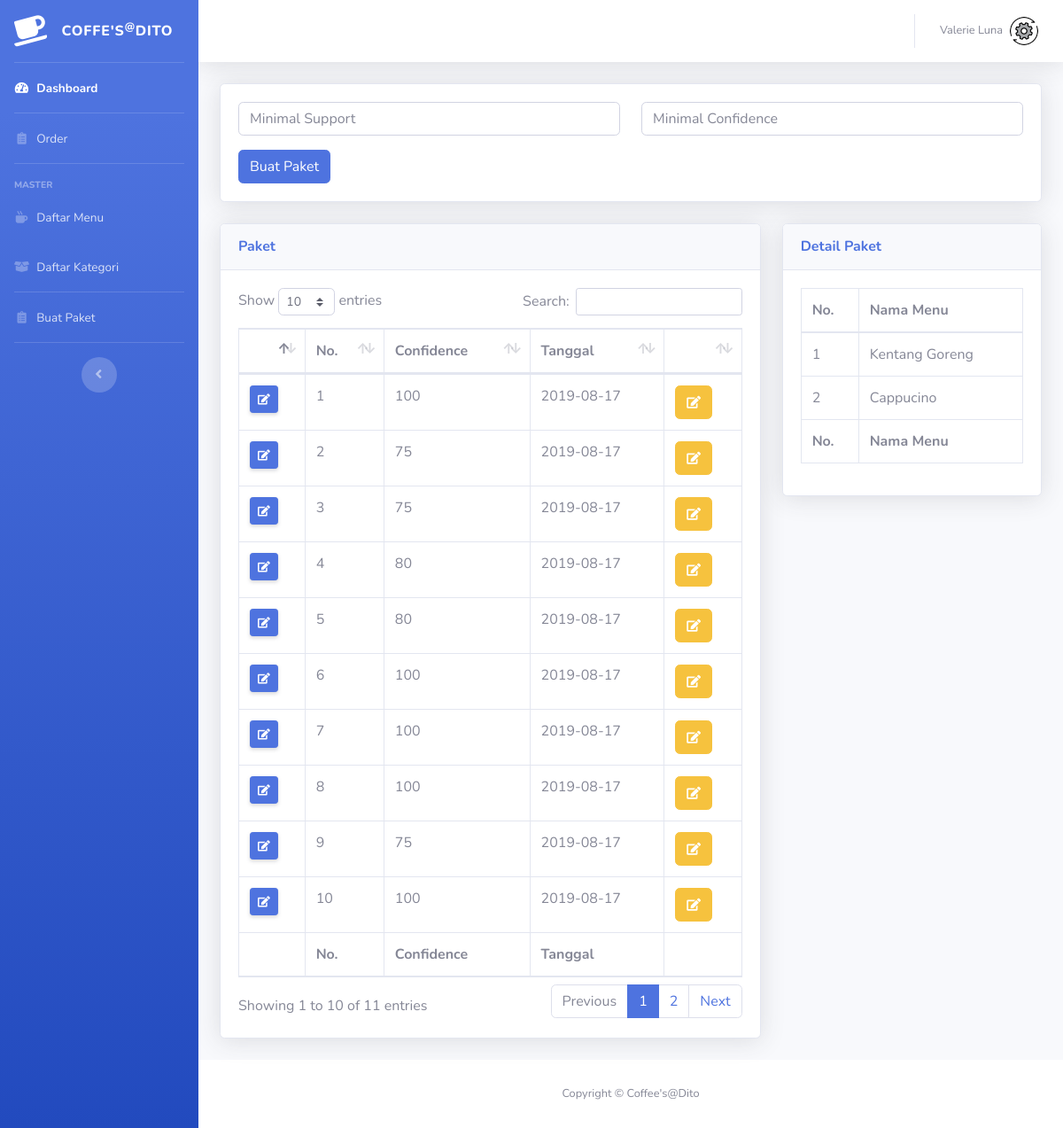
The app's page /index.php/apriori/detail_assoc/5 with its own data.
### tables this page shows
CREATE TABLE `temp_assoc` (
  `id_assoc` int(11) NOT NULL,
  `confidence` int(11) NOT NULL,
  `tgl_assoc` date NOT NULL
);

CREATE TABLE `menu` (
  `id_menu` int(11) NOT NULL,
  `nama_menu` varchar(20) NOT NULL,
  `kode` varchar(10) NOT NULL,
  `id_group` int(11) NOT NULL,
  `id_paket` int(11) NOT NULL,
  `harga` int(11) NOT NULL,
  `disct_` int(11) NOT NULL,
  `gross_amount` int(11) NOT NULL,
  `gambar` varchar(200) NOT NULL
);

### application/controllers/Apriori.php (called while the page is built, shortened)
<?php
class Apriori extends CI_Controller {
	public function detail_assoc($id){
		$data['page'] = 'Buat Paket';
		$data['assoc'] = $this->model->get_assoc()->result();
		$data['kategori'] = $this->model->getAll('menu_grup')->result();
		$data['detail'] = $this->model->get_detail_assoc($id)->result();
		$data['content'] = 'pages/Buat_paket';
		$this->load->view('template/main', $data);
	}
}

### index.php (called while the page is built, shortened)
<?php
require_once BASEPATH.'core/CodeIgniter.php';

### application/models/model.php (called while the page is built, shortened)
<?php
class Model extends CI_Model {
	public function get_assoc()
	{
		$this->db->select('*');
		$this->db->from('temp_assoc');
		return $this->db->get();
	}
	public function get_detail_assoc($id) {
		$this->db->select('a.nama_menu');
		$this->db->from('menu a');
		$this->db->join('temp_assoc_detail b', 'b.kode = a.kode', 'left');
		$this->db->where('b.id_assoc', $id);
		return $this->db->get();
	}
}

### application/views/pages/Buat_paket.php (the view, shortened to what this page needs)
<div class="row">
    <div class="col-xl-12 col-lg-7">
      <div class="card shadow mb-4">
        <div class="card-body">
            <form action="<?php echo base_url('index.php/apriori/start') ?>" method="post">
              <div class="form-group row">
                <div class="col-sm-6 mb-3 mb-sm-0">
                  <input type="text" name="min_sup" class="form-control" placeholder="Minimal Support" required>
                </div>
                <div class="col-sm-6">
                  <input type="text" name="min_conf" class="form-control" placeholder="Minimal Confidence" required>
                </div>
              </div>
              <div class="">
                <button class="btn btn-primary" type="submit">Buat Paket</button>
              </div>
            </form>
        </div>
      </div>
    </div>
  </div>
  <div class="row">
    <div class="col-xl-8 col-lg-7">
      <div class="card shadow mb-4">
        <div class="card-header py-3">
          <h6 class="m-0 font-weight-bold text-primary">Paket</h6>
        </div>
        <div class="card-body">
          <div class="table-responsive">
            <table class="table table-bordered" id="dataTable" width="100%" cellspacing="0">
              <thead>
                <tr>
                    <tr>
                      <th></th>
                      <th>No.</th>
                      <th>Confidence</th>
                      <th>Tanggal</th>
                      <th></th>
                    </tr>
                </tr>
              </thead>
              <tfoot>
                    <tr>
                      <th></th>
                      <th>No.</th>
                      <th>Confidence</th>
                      <th>Tanggal</th>
                      <th></th>
                    </tr>
                </tfoot>
                <tbody>
                    <?php
                        $no = 1;
                        foreach ($assoc as $data) {
                    ?>
                    <tr>
                        <td>
                            <div class="btn-group" role="group" aria-label="Basic example">
                                <a href="#" class="d-none d-sm-inline-block btn btn-sm btn-primary shadow-sm open-AddBookDialog" data-toggle="modal" data-target="#inputPaket" data-id="<?php echo $data->id_assoc ?>">
                                    <i class="fas fa-edit fa-sm"></i>
                                </a>
                            </div>
                        </td>
                        <td><?php echo $no++ ?></td>
                        <td><?php echo $data->confidence ?></td>
                        <td><?php echo $data->tgl_assoc ?></td>
                        <td>
                            <div class="btn-group" role="group" aria-label="Basic example">
                                <a href="<?php echo base_url('index.php/apriori/detail_assoc/'.$data->id_assoc) ?>" class="btn btn-warning">
                                    <i class="fas fa-edit fa-sm"></i>
                                </a>
                            </div>
                        </td>
                    </tr>
                    <?php
                        }
                    ?>
                </tbody>
            </table>
          </div>
        </div>
      </div>
    </div>
    <div class="col-xl-4 col-lg-7">
      <div class="card shadow mb-4">
        <div class="card-header py-3">
          <h6 class="m-0 font-weight-bold text-primary">Detail Paket</h6>
        </div>
        <div class="card-body">
          <div class="table-responsive">
            <table class="table table-bordered" id="dataTable" width="100%" cellspacing="0">
              <thead>
                <tr>
                    <tr>
                      <th>No.</th>
                      <th>Nama Menu</th>
                    </tr>
                </tr>
              </thead>
              <tfoot>
                    <tr>
                      <th>No.</th>
                      <th>Nama Menu</th>
                    </tr>
                </tfoot>
                <tbody>
                    <?php
                        $no = 1;
                        foreach ($detail as $data) {
                    ?>
                    <tr>
                        <td><?php echo $no++ ?></td>
                        <td><?php echo $data->nama_menu ?></td>
                    </tr>
                    <?php
                        }
                    ?>
                </tbody>
            </table>
          </div>
        </div>
      </div>
    </div>
</div>

### records on screen
temp_assoc: confidence "100", tgl_assoc "2019-08-17"
temp_assoc: confidence "75", tgl_assoc "2019-08-17"
temp_assoc: confidence "75", tgl_assoc "2019-08-17"
temp_assoc: confidence "80", tgl_assoc "2019-08-17"
temp_assoc: confidence "80", tgl_assoc "2019-08-17"
temp_assoc: confidence "100", tgl_assoc "2019-08-17"
temp_assoc: confidence "100", tgl_assoc "2019-08-17"
temp_assoc: confidence "100", tgl_assoc "2019-08-17"
temp_assoc: confidence "75", tgl_assoc "2019-08-17"
temp_assoc: confidence "100", tgl_assoc "2019-08-17"
menu: nama_menu "Kentang Goreng"
menu: nama_menu "Cappucino"
